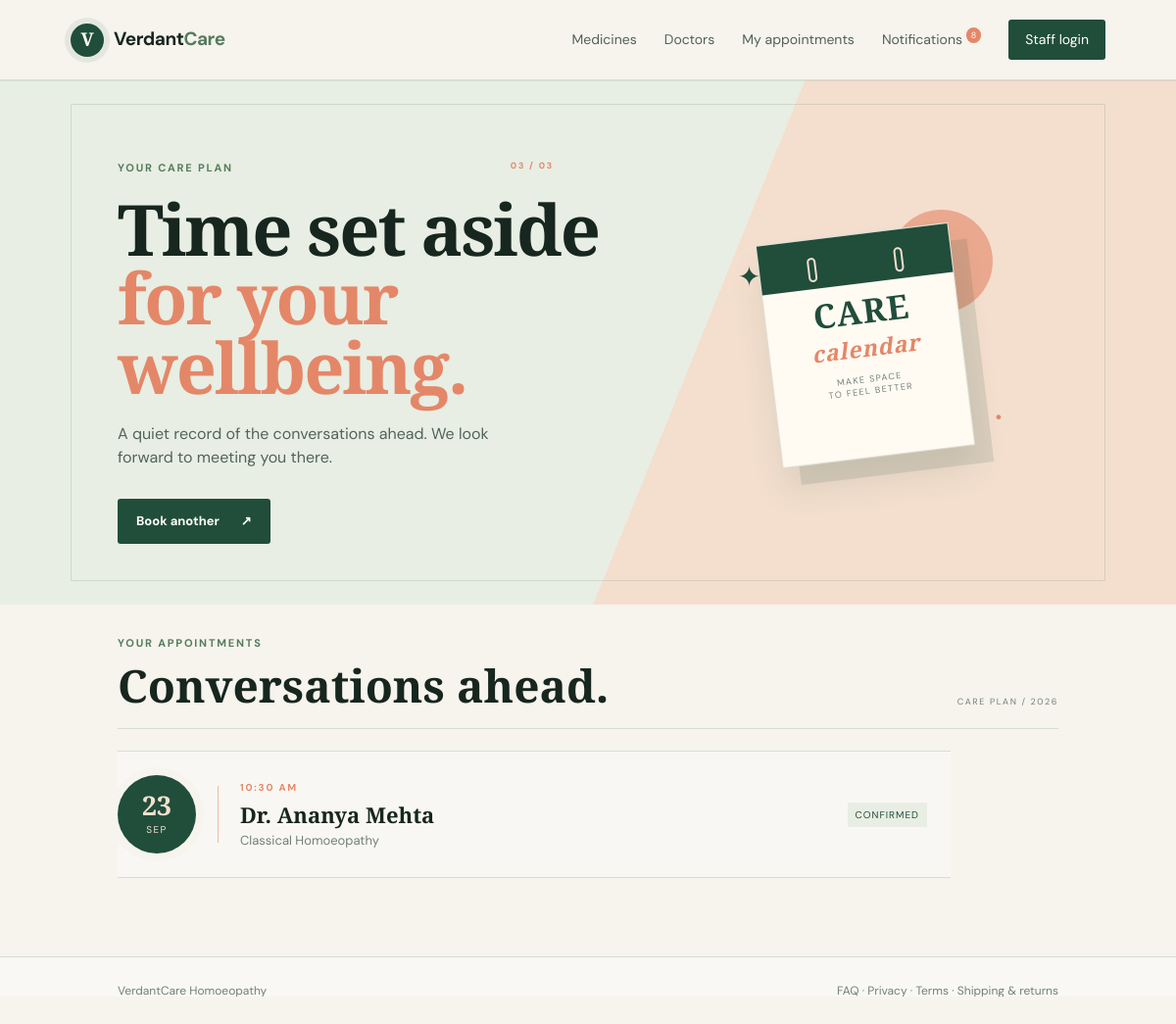
/appointments/ (signed in), run on the app's committed database.
### store/models.py (models this page shows, shortened)
class Notification(models.Model):
    CHANNEL_CHOICES = [("site", "Site"), ("email", "Email"), ("sms", "SMS")]
    EVENT_CHOICES = [
        ("order_placed", "Order placed"), ("order_confirmed", "Order confirmed"), ("order_shipped", "Order shipped"),
        ("order_delivered", "Order delivered"), ("order_cancelled", "Order cancelled"), ("appointment_booked", "Appointment booked"),
        ("appointment_confirmed", "Appointment confirmed"), ("appointment_rescheduled", "Appointment rescheduled"),
        ("appointment_cancelled", "Appointment cancelled"), ("appointment_reminder", "Appointment reminder"),
    ]
    user = models.ForeignKey(User, on_delete=models.CASCADE, related_name="notifications")
    event = models.CharField(max_length=40, choices=EVENT_CHOICES)
    channel = models.CharField(max_length=10, choices=CHANNEL_CHOICES)
    title = models.CharField(max_length=180)
    message = models.TextField()
    read = models.BooleanField(default=False)
    delivered = models.BooleanField(default=False)
    created_at = models.DateTimeField(auto_now_add=True)
    class Meta:
        ordering = ["-created_at"]

class Appointment(models.Model):
    STATUS_CHOICES = [("requested", "Booked"), ("confirmed", "Confirmed"), ("rescheduled", "Rescheduled"), ("completed", "Completed"), ("cancelled", "Cancelled")]
    customer = models.ForeignKey(User, on_delete=models.PROTECT, related_name="appointments")
    doctor = models.ForeignKey(Doctor, on_delete=models.PROTECT, related_name="appointments")
    appointment_date = models.DateField()
    appointment_time = models.TimeField()
    reason = models.TextField(blank=True)
    status = models.CharField(max_length=20, choices=STATUS_CHOICES, default="requested")
    created_at = models.DateTimeField(auto_now_add=True)
    class Meta:
        ordering = ["appointment_date", "appointment_time"]

class Doctor(models.Model):
    name = models.CharField(max_length=120)
    specialty = models.CharField(max_length=120)
    qualification = models.CharField(max_length=180, blank=True)
    bio = models.TextField(blank=True)
    experience_years = models.PositiveIntegerField(default=1)
    consultation_fee = models.DecimalField(max_digits=10, decimal_places=2, default=500)
    available = models.BooleanField(default=True)
    created_at = models.DateTimeField(auto_now_add=True)
    class Meta:
        ordering = ["name"]

### store/views.py (the view)
# urls.py: path("appointments/", views.appointment_list, name="appointment_list"),
@login_required
def appointment_list(request):
    appointments = Appointment.objects.filter(customer=request.user).select_related("doctor")
    return render(request, "store/appointments.html", {"appointments": appointments})

### templates/store/appointments.html (shortened to what this page needs)
{% extends 'base.html' %}{% load static %}
{% block extra_css %}<link rel="stylesheet" href="{% static 'css/appointments.css' %}">{% endblock %}
{% block content %}<section class="appointment-intro"><div class="appointment-intro-copy"><p class="eyebrow">Your care plan <span>03 / 03</span></p><h1>Time set aside<br><em>for your wellbeing.</em></h1><p class="appointment-lede">A quiet record of the conversations ahead. We look forward to meeting you there.</p><a class="button button-dark" href="{% url 'book_appointment' %}">Book another <span>↗</span></a></div><div class="calendar-art" aria-hidden="true"><div class="calendar-page"><span class="calendar-top"></span><span class="calendar-hole hole-left"></span><span class="calendar-hole hole-right"></span><strong>CARE<br><em>calendar</em></strong><small>make space<br>to feel better</small></div><div class="calendar-sun"></div><div class="calendar-spark spark-one">✦</div><div class="calendar-spark spark-two">·</div></div></section><section class="section compact appointment-catalogue"><div class="catalogue-heading"><div><p class="eyebrow">Your appointments</p><h2>Conversations ahead.</h2></div><span class="catalogue-index">CARE PLAN / 2026</span></div><div class="appointment-list">{% for appointment in appointments %}<article class="appointment-row"><div class="date-block"><strong>{{ appointment.appointment_date|date:'d' }}</strong><span>{{ appointment.appointment_date|date:'M' }}</span></div><div class="appointment-line"></div><div class="appointment-info"><p class="card-kicker">{{ appointment.appointment_time|time:'g:i A' }}</p><h3>Dr. {{ appointment.doctor.name }}</h3><p class="muted">{{ appointment.doctor.specialty }}</p></div><span class="status status-{{ appointment.status }}">{{ appointment.get_status_display }}</span></article>{% empty %}<div class="empty"><span class="empty-mark">✦</span><p>No appointments yet.</p><small>Your next conversation starts here.</small><a class="text-link" href="{% url 'book_appointment' %}">Find a time -></a></div>{% endfor %}</div></section>{% endblock %}

### templates/base.html (shortened to what this page needs)
{% load static %}
<!doctype html>
<html lang="en">
<head>
  <link rel="stylesheet" href="{% static 'css/site.css' %}">
  <link rel="stylesheet" href="{% static 'css/notifications.css' %}">
  <link rel="stylesheet" href="{% static 'css/cms.css' %}">
  <link rel="stylesheet" href="{% static 'css/motion.css' %}">
  <link rel="stylesheet" href="{% static 'css/design.css' %}">
  <link rel="stylesheet" href="{% static 'css/showcase.css' %}">
  <link rel="stylesheet" href="{% static 'css/notification-page.css' %}">
  {% block extra_css %}{% endblock %}
</head>
<body>
<header class="site-header">
  <a class="brand" href="{% url 'home' %}"><span class="brand-mark">V</span><span>Verdant<span>Care</span></span></a>
  <nav>
    <a href="{% url 'medicine_list' %}">Medicines</a>
    <a href="{% url 'doctor_list' %}">Doctors</a>
    {% if user.is_authenticated %}<a href="{% url 'appointment_list' %}">My appointments</a><a href="{% url 'notification_list' %}">Notifications{% if user.notifications.all|length %} <sup>{{ user.notifications.all|length }}</sup>{% endif %}</a>{% endif %}
    {% if user.is_staff %}<a href="{% url 'medicine_management' %}">Manage</a><a class="nav-action" href="{% url 'dashboard' %}">Dashboard</a>{% else %}<a class="nav-action" href="/admin/login/">Staff login</a>{% endif %}
  </nav>
</header>
<main>{% block content %}{% endblock %}</main>
<footer><span>VerdantCare Homoeopathy</span><span><a href="{% url 'faq_page' %}">FAQ</a> · <a href="{% url 'content_page' 'privacy' %}">Privacy</a> · <a href="{% url 'content_page' 'terms' %}">Terms</a> · <a href="{% url 'content_page' 'shipping-returns' %}">Shipping & returns</a></span></footer>
</body>
</html>

### static/css/site.css (style rules this page uses)
:root { --ink:#17261f;--forest:#214d3b;--moss:#557c5d;--sage:#dfe9d9;--cream:#f6f4ed;--coral:#e48768;--line:#d8ddd4;--muted:#718078 }
* { box-sizing:border-box }
body { margin:0;background:var(--cream);color:var(--ink);font-family:'DM Sans',sans-serif;line-height:1.5 }
a { color:inherit;text-decoration:none }
.site-header { height:82px;display:flex;align-items:center;justify-content:space-between;padding:0 6vw;border-bottom:1px solid var(--line);background:rgba(246,244,237,.9);position:relative;z-index:2 }
.brand { display:flex;gap:10px;align-items:center;font-weight:700;font-size:19px;letter-spacing:-.5px }
.brand>span:last-child>span { color:var(--moss) }
.brand-mark { width:34px;height:34px;border-radius:50%;display:grid;place-items:center;background:var(--forest);color:white;font-family:'Playfair Display',serif;font-size:19px }
nav { display:flex;gap:28px;align-items:center;font-size:14px;color:#536159 }
.nav-action { padding:10px 17px;background:var(--forest);color:white;border-radius:3px }
.eyebrow,.card-kicker { text-transform:uppercase;letter-spacing:1.8px;font-size:11px;color:var(--moss);font-weight:700 }
.button { border:0;padding:13px 19px;display:inline-flex;gap:22px;align-items:center;justify-content:space-between;font-weight:700;font-size:13px;border-radius:3px;cursor:pointer }
.button-dark { background:var(--forest);color:#fff }
.section { padding:80px 10vw }
.section.compact { padding-top:20px }
.section h2,.appointment-band h2 { font:700 41px 'Playfair Display',serif;margin:5px 0 }
.medicine-card h3,.doctor-card h3,.appointment-row h3 { margin:3px 0 8px;font:700 20px 'Playfair Display',serif }
.muted { color:var(--muted);font-size:13px }
.card-kicker { margin:0;color:var(--coral);font-size:10px }
.appointment-list { max-width:850px }
.appointment-row { display:grid;grid-template-columns:70px 1fr auto;gap:22px;align-items:center;padding:20px 0;border-bottom:1px solid var(--line) }
.date-block { background:#f0c2a7;text-align:center;padding:9px }
.date-block strong { display:block;font:700 25px 'Playfair Display',serif }
.date-block span { text-transform:uppercase;font-size:10px }
.status { font-size:10px;text-transform:uppercase;letter-spacing:1px;padding:5px 8px;background:#e8eee3;color:var(--forest) }
footer { display:flex;justify-content:space-between;padding:25px 10vw;border-top:1px solid var(--line);color:var(--muted);font-size:12px }

### static/css/notifications.css (style rules this page uses)
.management-nav sup,nav sup { background:var(--coral);color:white;border-radius:20px;padding:2px 5px;font-size:9px }

### static/css/motion.css (style rules this page uses)
body { animation:page-in .7s cubic-bezier(.22,.61,.36,1) both }
.site-header { animation:page-in .55s .05s both }
.medicine-card,.doctor-card,.appointment-row,.panel,.management-doctor,.management-table,.form-panel,.appointment-management-row,.review-moderation-card,.report-panel,.report-kpis>div,.notification-card { animation:page-in .65s both;transition:transform .3s ease,box-shadow .3s ease,border-color .3s ease }
.button { position:relative;overflow:hidden;isolation:isolate;transition:transform .25s ease,box-shadow .25s ease,background .25s ease }
.button:after { content:"";position:absolute;inset:0 auto 0 0;width:45%;background:rgba(255,255,255,.18);transform:translateX(-130%) skewX(-18deg);z-index:-1 }
.nav-action { transition:transform .25s ease,box-shadow .25s ease }
.status { transition:transform .2s ease }

### static/css/design.css (style rules this page uses)
:root { --paper:#f6f4ed;--paper-deep:#edf1e8;--ink-soft:#53635a;--shadow:0 22px 55px rgba(31,67,49,.09) }
html { overflow-x:hidden }
body { overflow-x:hidden;background:var(--paper);color:var(--ink) }
body:before { content:"";position:fixed;inset:0;pointer-events:none;opacity:.28;background-image:linear-gradient(rgba(33,77,59,.035) 1px,transparent 1px),linear-gradient(90deg,rgba(33,77,59,.035) 1px,transparent 1px);background-size:48px 48px;mask-image:linear-gradient(to bottom,black,transparent 75%);z-index:-1 }
.site-header { position:sticky;top:0;backdrop-filter:blur(18px);background:rgba(246,244,237,.84);box-shadow:0 1px 0 rgba(33,77,59,.08);transition:height .3s ease,box-shadow .3s ease }
.brand { white-space:nowrap }
.brand-mark { box-shadow:0 0 0 6px rgba(33,77,59,.08) }
nav { flex-wrap:wrap;justify-content:flex-end }
nav a { white-space:nowrap }
.section { position:relative }
footer { background:rgba(255,255,255,.38) }
footer a { transition:color .2s ease }

### data on the page
Appointment: appointment_date "23", appointment_date "SEP", appointment_time "10:30 AM", doctor.name "Ananya Mehta", doctor.specialty "Classical Homoeopathy", status "CONFIRMED"

### other printed values
{{ user.notifications.all|length }} "8"
